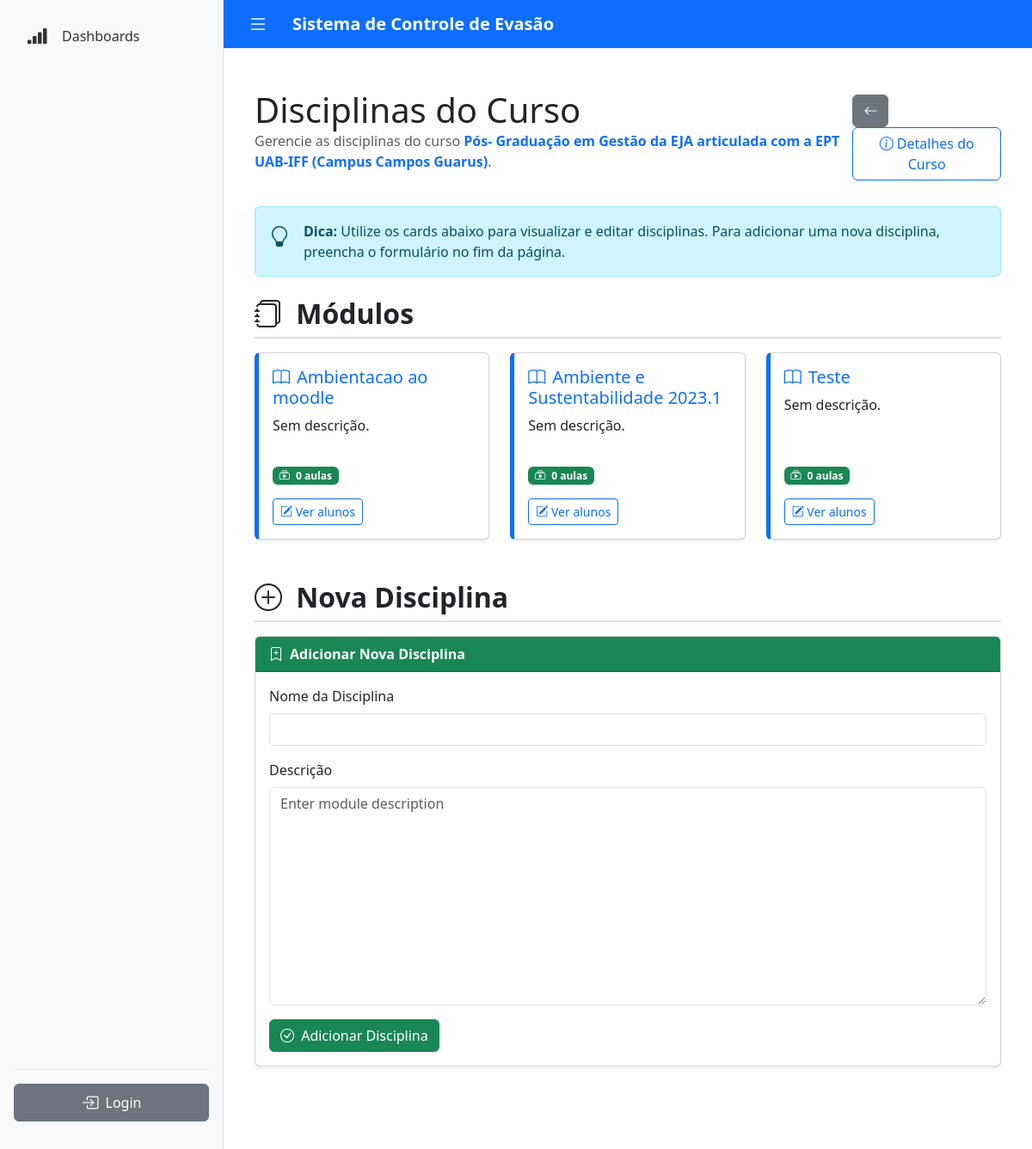
Screenshot of /cursos/4/modulos/ with the database file from the repository.
### Courses/models.py (models this page shows, shortened)
class Course(models.Model):
    id = models.AutoField(primary_key=True)
    name = models.CharField(max_length=150)
    description = models.TextField(blank=True, null=True)
    start_date = models.DateField(blank=True, null=True)
    end_date = models.DateField(blank=True, null=True)
    teachers = models.ManyToManyField(Teacher, related_name='teacher_courses', blank=True)
    tutors = models.ManyToManyField(Tutor, related_name='teacher_courses', blank=True)
    students = models.ManyToManyField('Student', through='Enrollment', blank=True )
    created_at = models.DateTimeField(auto_now_add=True)

class Module(models.Model):
    name = models.CharField(max_length=100)
    description = models.TextField(blank=True, null=True)
    number_classes = models.IntegerField(default=0, blank=True, null=True)
    course = models.ForeignKey(Course, on_delete=models.CASCADE, related_name='modules')
    teachers = models.ManyToManyField(Teacher, related_name='teacher_modules', blank=True)
    students = models.ManyToManyField(Student, related_name='student_modules', blank=True)

### Courses/views.py (the view)
# urls.py: path('cursos/<int:pk>/modulos/', course_module_view, name='course_modules'),
def course_module_view(request, pk):
    course = get_object_or_404(Course, pk=pk)
    if request.method == 'POST':
        form = ModuleModelForm(request.POST)
        if form.is_valid():
            module = form.save(commit=False)
            module.course = course  # vincula o módulo ao curso
            module.save()
            return redirect('course_modules', pk=pk)
    else:
        form = ModuleModelForm(initial={'course': course})
    modules = Module.objects.filter(course=course).order_by('name')
    context = {
        'course': course,
        'modules': modules if modules.exists() else None,
        'form': form,
    }
    return render(request, 'course_modules.html', context)

### Courses/forms.py (shortened to what this page needs)
class ModuleModelForm(forms.ModelForm):
    class Meta:
        model = Module
        fields = ['name', 'description']
        widgets = {
            'description': forms.Textarea(attrs={'placeholder': 'Enter module description'}),
        }

### Courses/templates/course_modules.html (shortened to what this page needs)
{% extends 'base.html' %}
{% load widget_tweaks %}
{% block content %}
<div class="container py-4">
  <div class="d-flex justify-content-between align-items-center mb-4">
    <div>
      <h1 class="mb-0">Disciplinas do Curso</h1>
      <p class="text-muted">Gerencie as disciplinas do curso <strong class="text-primary">{{ course.name }}</strong>.</p>
    </div>
    <div>
      <a href="{% url 'courses_list' %}" class="btn btn-secondary me-2" data-bs-toggle="tooltip" title="Voltar para lista de cursos">
        <i class="bi bi-arrow-left"></i>
      </a>
      <a href="{% url 'course_detail' course.id %}" class="btn btn-outline-primary" data-bs-toggle="tooltip" title="Ver detalhes do curso">
        <i class="bi bi-info-circle"></i> Detalhes do Curso
      </a>
    </div>
  </div>
  <div class="alert alert-info d-flex align-items-start mb-4">
    <i class="bi bi-lightbulb me-3 fs-4"></i>
    <div>
      <strong>Dica:</strong> Utilize os cards abaixo para visualizar e editar disciplinas. Para adicionar uma nova disciplina, preencha o formulário no fim da página.
    </div>
  </div>
  <h2 class="section-title"><i class="bi bi-journals me-2"></i> Módulos</h2>
  <div class="row row-cols-1 row-cols-md-2 row-cols-lg-3 g-4 mb-5">
    {% for module in modules %}
    <div class="col">
      <div class="card module-card shadow-sm h-100">
        <div class="card-body d-flex flex-column">
          <h5 class="card-title text-primary">
            <i class="bi bi-book me-2"></i>{{ module.name }}
          </h5>
          <p class="card-text flex-grow-1">{{ module.description|default:"Sem descrição." }}</p>
          <div class="mt-3">
            <span class="badge bg-success mb-2">
              <i class="bi bi-collection-play me-1"></i> {{ module.number_classes }} aulas
            </span><br>
            <a href="{% url 'course_module_detail' course.id module.id %}" class="btn btn-outline-primary btn-sm mt-2">
              <i class="bi bi-pencil-square"></i> Ver alunos
            </a>
          </div>
        </div>
      </div>
    </div>
    {% endfor %}
  </div>
  <h2 class="section-title"><i class="bi bi-plus-circle me-2"></i> Nova Disciplina</h2>
  <div class="card shadow-sm mb-5">
    <div class="card-header bg-success text-white fw-bold d-flex align-items-center">
      <i class="bi bi-bookmark-plus me-2"></i> Adicionar Nova Disciplina
    </div>
    <div class="card-body">
      <form method="post" action="">
      <div class="mb-3">
        <label for="{{ form.name.id_for_label }}" class="form-label">Nome da Disciplina</label>
        {{ form.name|add_class:"form-control" }}
      </div>
      <div class="mb-3">
        <label for="{{ form.description.id_for_label }}" class="form-label">Descrição</label>
        {{ form.description|add_class:"form-control" }}
      </div>
      <button type="submit" class="btn btn-success">
        <i class="bi bi-check-circle me-1"></i> Adicionar Disciplina
      </button>
    </form>
    </div>
  </div>
</div>
<link href="https://cdn.jsdelivr.net/npm/bootstrap-icons@1.10.5/font/bootstrap-icons.css" rel="stylesheet">
{% endblock %}

### app/templates/base.html (style rules this page uses)
html, body { height: 100%; margin: 0; overflow-x: hidden; }
body { display: flex; flex-direction: column; min-height: 100vh; }

### Courses/templates/course_modules.html (style rules this page uses)
.module-card { border-left: 5px solid #0d6efd; transition: transform 0.2s ease-in-out; }
.section-title { font-weight: 600; margin-bottom: 1rem; border-bottom: 2px solid #dee2e6; padding-bottom: 0.5rem; }

### rows the page displays
Course: name "Pós- Graduação em Gestão da EJA articulada com a EPT UAB-IFF (Campus Campos Guarus)"
Module: name "Ambientacao ao moodle", description "Sem descrição.", number_classes "0"
Module: name "Ambiente e Sustentabilidade 2023.1", description "Sem descrição.", number_classes "0"
Module: name "Teste", description "Sem descrição.", number_classes "0"
